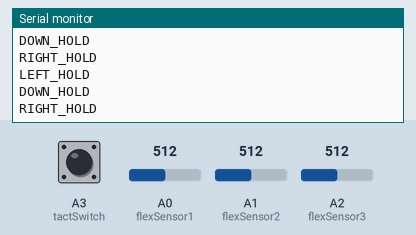
This sketch was run on a simulated Arduino Uno, built with avr-gcc and run on an emulated ATmega328P. Shown: the last lines printed to the serial monitor. The inputs (shaded band) are chosen by the test bench; at power-on: A0 (flexSensor1) = 512, A1 (flexSensor2) = 512, A2 (flexSensor3) = 512, A3 (tactSwitch) HIGH.

Above: at 1.2 s.
1.3 s: A0 (flexSensor1) set to 843
At 2.3 s:
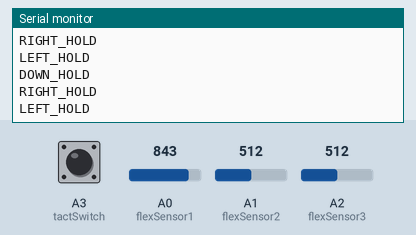
2.8 s: A0 (flexSensor1) set to 866
At 3.3 s:
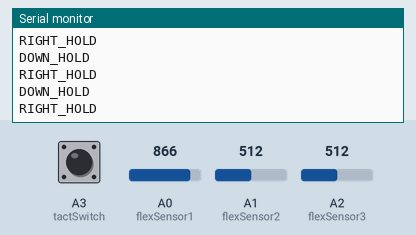
5.8 s: A1 (flexSensor2) set to 881
8.8 s: A1 (flexSensor2) set to 908
At 9.5 s:
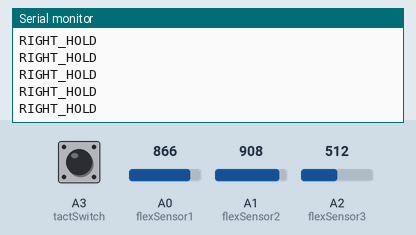

The sketch:

Parkinson.ino
```cpp
const int flexSensor1 = A0;
const int flexSensor2 = A1;
const int flexSensor3 = A2;
const int tactSwitch = A3; // Tact switch pin

unsigned long lastPressTime1 = 0;
unsigned long lastPressTime2 = 0;
unsigned long lastPressTime3 = 0;
unsigned long lastSwitchPressTime = 0; // Store the last time the switch was pressed
const unsigned long debounceDelay = 3000; // 3 seconds debounce for flex sensors
const unsigned long switchDelay = 500;   // 1 second delay for switch press

void setup() {
  Serial.begin(9600); // Initialize serial communication
  pinMode(tactSwitch, INPUT); // Set tact switch pin as input
}

void loop() {
  int sensorValue1 = 2 * analogRead(flexSensor1);
  int sensorValue2 = 2 * analogRead(flexSensor2);
  int sensorValue3 = 2 * analogRead(flexSensor3);
  int switchState = digitalRead(tactSwitch);
  unsigned long currentTime = millis();

  // If the switch is pressed, check each flex sensor
  if (switchState == LOW && currentTime - lastSwitchPressTime > switchDelay) {
    lastSwitchPressTime = currentTime;

    // Check flex sensor 1
    if (sensorValue1 < 2020 && currentTime - lastPressTime1 > debounceDelay) {
      lastPressTime1 = currentTime;
    }

    // Check flex sensor 2
    if (sensorValue2 < 2020 && currentTime - lastPressTime2 > debounceDelay) {
      lastPressTime2 = currentTime;
      Serial.println("DOWN_PRESS");
    }

    // Check flex sensor 3
    if (sensorValue3 < 2020 && currentTime - lastPressTime3 > debounceDelay) {
      lastPressTime3 = currentTime;
      Serial.println("RIGHT_PRESS");
    }

    Serial.println("ALL_PRESS");
  } else {
    // If switch is not pressed, send "HOLD" messages as needed
    if (sensorValue1 < 1700) {
      Serial.println("LEFT_HOLD");
    }

    if (sensorValue2 < 1800) {
      Serial.println("DOWN_HOLD");
    }

    if (sensorValue3 < 1600) {
      Serial.println("RIGHT_HOLD");
    }


  }
}
```

Measured:
- the behaviour switches between 849 and 850 on A0 (flexSensor1) (found by bisection; images 1 and 2)
